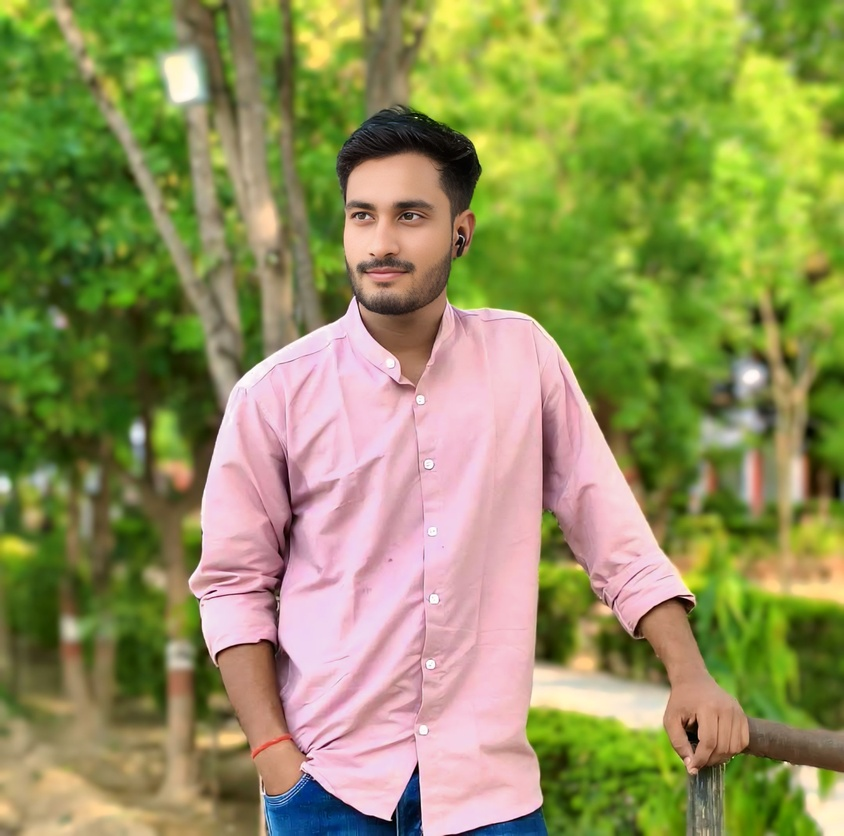
#> input picture day2_sketch/myphoto.jpg, 844 x 836 px, shrunk from 2160 x 2138 before the run
$ python sketch.py
#> lines starting #> are read from the running program, lines starting #| are printed output that depends on the picture
import cv2

# 1. Read image
image = cv2.imread("myphoto.jpg")
#> image is the input picture: shape (836, 844, 3); mean B, G, R 91.1, 146.5, 145.9

# Check if image loaded
if image is None:
    print("Error: Image not found. Make sure 'myphoto.jpg' is in the same folder.")
    exit()

# 2. Convert to gray
gray_image = cv2.cvtColor(image, cv2.COLOR_BGR2GRAY)
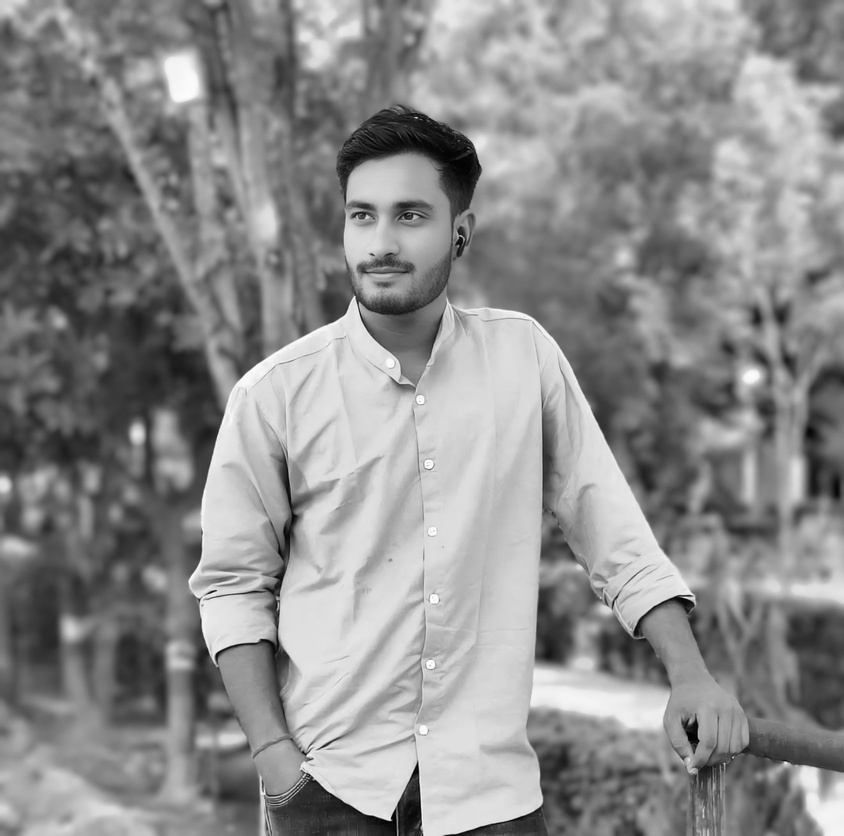
#> gray_image: shape (836, 844); min 1, max 255, mean 140

# 3. Invert image
inverted = cv2.bitwise_not(gray_image)
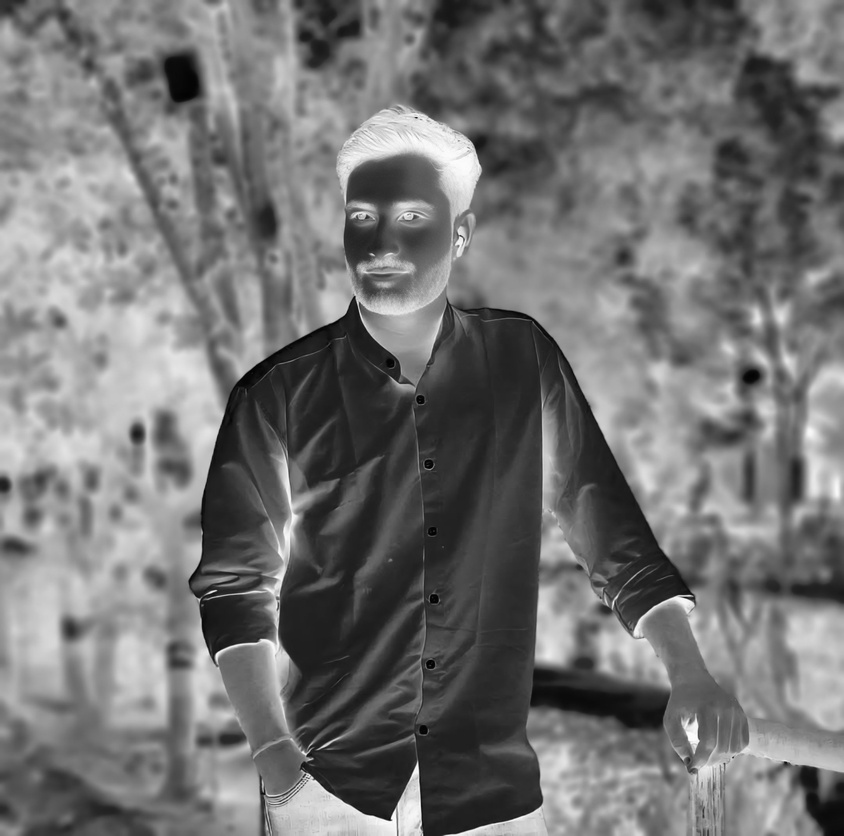
#> inverted: shape (836, 844); min 0, max 254, mean 115

# 4. Blur the inverted image
blurred = cv2.GaussianBlur(inverted, (21, 21), 0)
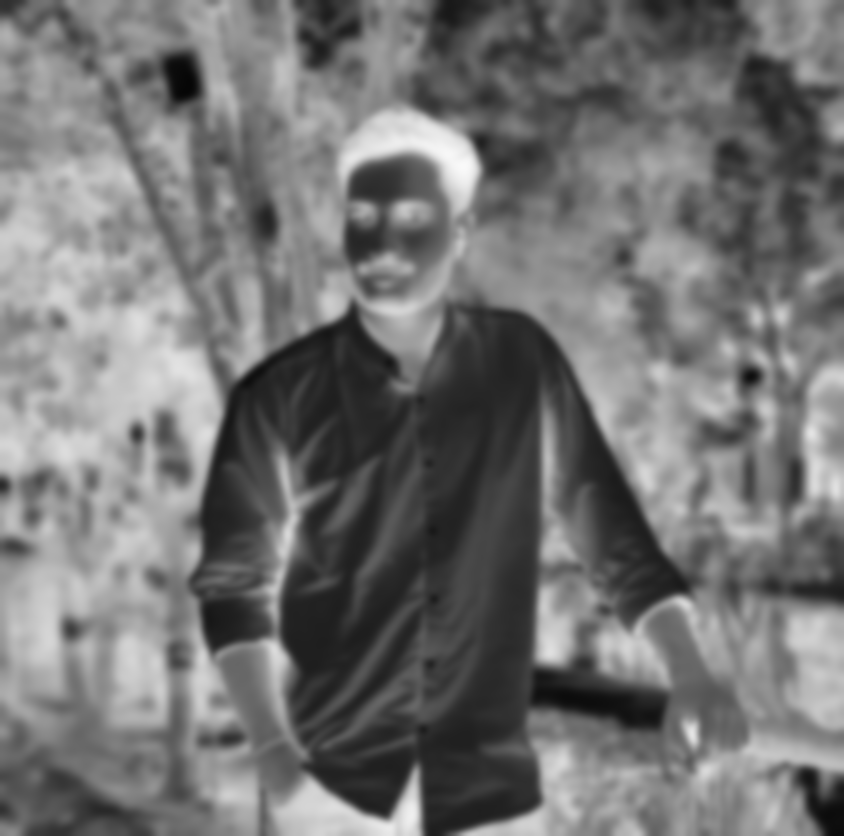
#> blurred: shape (836, 844); min 6, max 249, mean 115

# 5. Invert the blurred image
inverted_blur = cv2.bitwise_not(blurred)
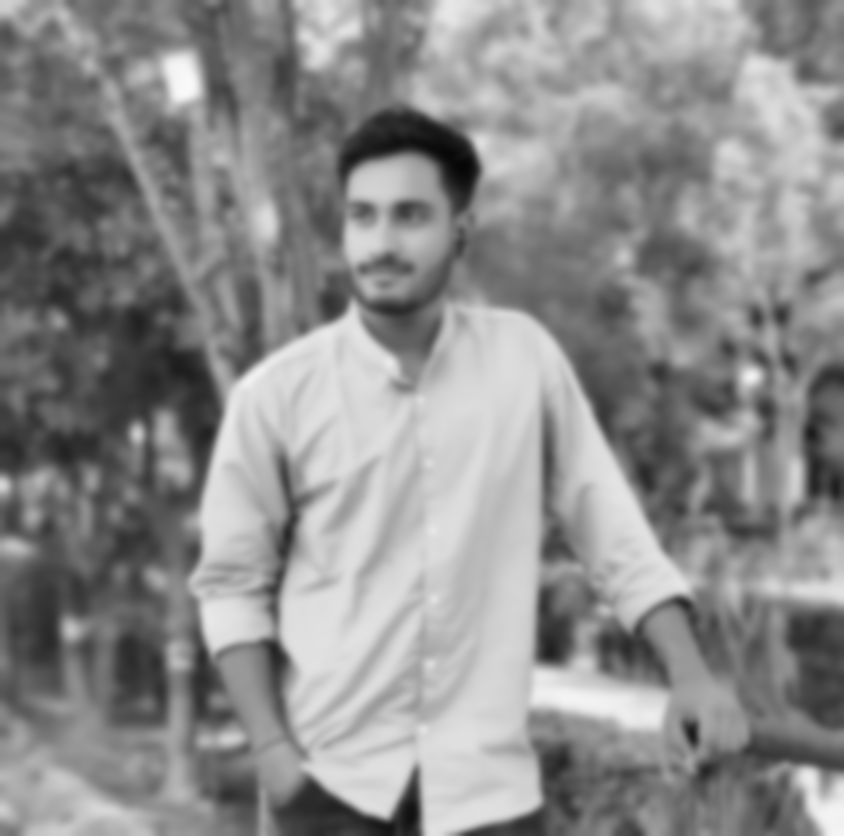
#> inverted_blur: shape (836, 844); min 6, max 249, mean 140

# 6. Create pencil sketch
sketch = cv2.divide(gray_image, inverted_blur, scale=256.0)
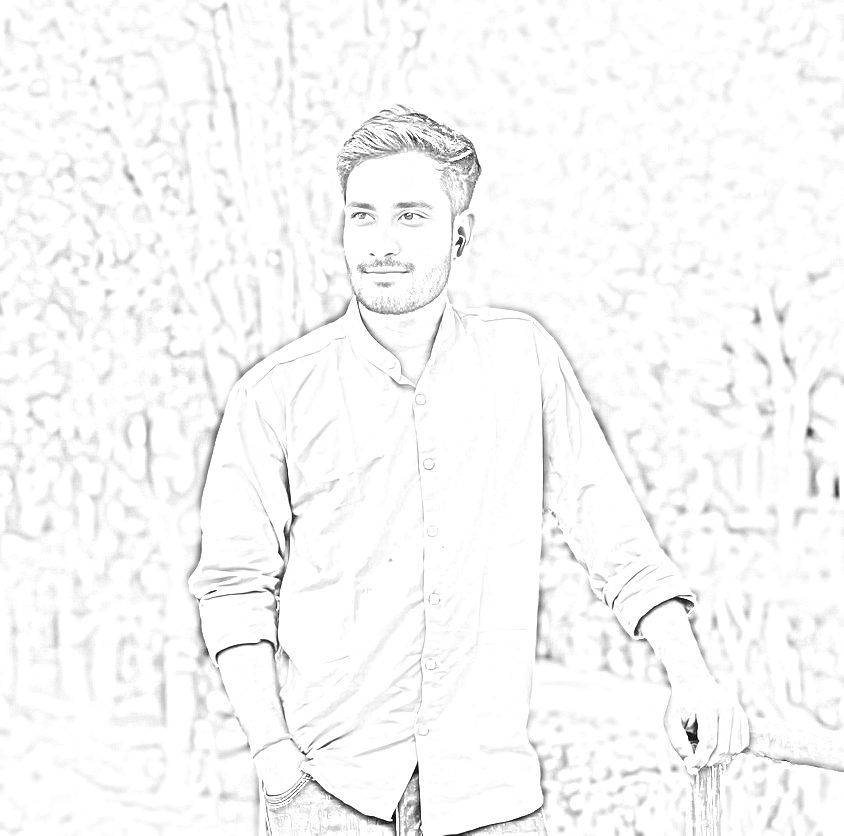
#> sketch: shape (836, 844); min 5, max 255, mean 248.4

# 7. Save the sketch
cv2.imwrite("sketch_output.jpg", sketch)

print("✅ Pencil sketch saved as 'sketch_output.jpg'")
